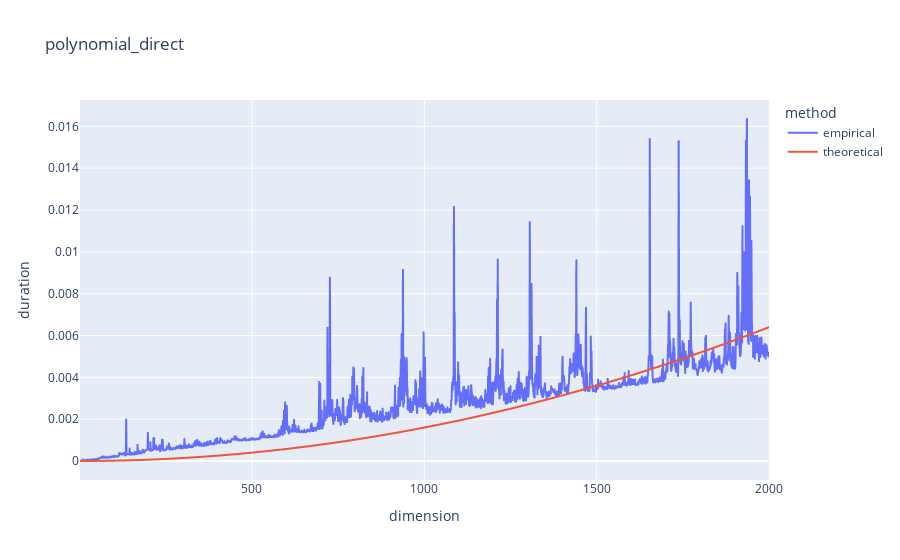

The cell this chart's notebook holds for it:
### Code cell
dimensions, durations_emp, title = main("polynomial_direct")
durations_th = [0.00004 ** 2 * dimensions[i] ** 2 for i in range(len(dimensions))]
visualization(dimensions, durations_emp, durations_th, title)

### Figure 1 — Plotly figure (JSON) as saved in the notebook; plotly's stock layout.template omitted (floating-point values rounded to 4 significant figures; data arrays with more than 128 entries replaced by an {"elided": "..."} marker saying what was removed)
{"data": [{"hovertemplate": "method=empirical<br>dimension=%{x}<br>duration=%{y}<extra></extra>", "legendgroup": "empirical", "line": {"color": "#636efa", "dash": "solid"}, "marker": {"symbol": "circle"}, "mode": "lines", "name": "empirical", "showlegend": true, "type": "scattergl", "x": {"elided": "2000 int values"}, "xaxis": "x", "y": {"elided": "2000 float values"}, "yaxis": "y"}, {"hovertemplate": "method=theoretical<br>dimension=%{x}<br>duration=%{y}<extra></extra>", "legendgroup": "theoretical", "line": {"color": "#EF553B", "dash": "solid"}, "marker": {"symbol": "circle"}, "mode": "lines", "name": "theoretical", "showlegend": true, "type": "scattergl", "x": {"elided": "2000 int values"}, "xaxis": "x", "y": {"elided": "2000 float values"}, "yaxis": "y"}], "layout": {"legend": {"title": {"text": "method"}, "tracegroupgap": 0}, "title": {"text": "polynomial_direct"}, "xaxis": {"anchor": "y", "domain": [0, 1], "title": {"text": "dimension"}}, "yaxis": {"anchor": "x", "domain": [0, 1], "title": {"text": "duration"}}}}
